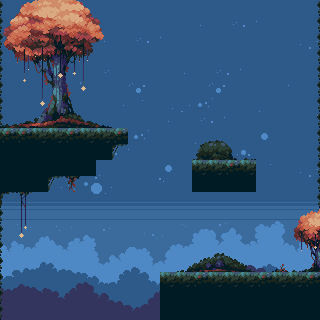

A level layout from a 2D game, rendered from its tile map. Below: a short description, then the map file with its tile-grid data intact:
An orthogonal 20x20 tile map with 16x16 px tiles, 5 tile layers (background-0, background-1, background-2, collision, ...), 5 tilesets.

<map version="1.9" tiledversion="1.9.2" orientation="orthogonal" renderorder="right-down" width="20" height="20" tilewidth="16" tileheight="16" infinite="0" nextlayerid="8" nextobjectid="1">
 <editorsettings>
  <export target="stage5.json" format="json" />
 </editorsettings>
 <tileset firstgid="1" name="stringstar" tilewidth="16" tileheight="16" tilecount="198" columns="18">
  <image source="../stringstar-fields/tileset.png" width="288" height="176" />
 </tileset>
 <tileset firstgid="199" name="background-0" tilewidth="16" tileheight="16" tilecount="198" columns="18">
  <image source="../stringstar-fields/background_0.png" width="288" height="180" />
 </tileset>
 <tileset firstgid="397" name="background-1" tilewidth="16" tileheight="16" tilecount="198" columns="18">
  <image source="../stringstar-fields/background_1.png" width="288" height="180" />
 </tileset>
 <tileset firstgid="595" name="background-2" tilewidth="16" tileheight="16" tilecount="198" columns="18">
  <image source="../stringstar-fields/background_2.png" width="288" height="180" />
 </tileset>
 <tileset firstgid="793" name="gnome" tilewidth="16" tileheight="16" tilecount="12" columns="3">
  <image source="../gnome.png" width="48" height="64" />
 </tileset>
 <group id="4" name="background">
  <layer id="1" name="background-0" width="20" height="20">
   <data encoding="csv">
199,199,199,199,199,199,199,199,199,199,199,199,199,199,199,199,199,199,199,199,
199,200,201,202,199,199,199,199,199,199,199,202,203,204,205,206,207,208,199,200,
217,218,219,220,199,202,203,204,205,206,207,208,199,199,199,199,199,199,217,218,
235,236,237,238,199,199,199,199,199,199,199,199,199,199,199,199,199,199,235,236,
199,200,201,202,203,204,205,199,200,201,202,203,204,205,206,207,208,209,210,211,
207,208,209,210,211,245,246,247,248,249,250,251,252,248,249,250,251,252,207,208,
207,208,209,210,211,230,231,232,233,234,217,218,219,220,221,222,223,224,225,226,
225,226,227,228,229,208,199,200,201,202,203,204,205,206,207,208,209,210,211,212,
243,244,245,246,247,226,217,218,219,220,221,222,223,224,225,226,227,228,229,230,
199,200,201,202,203,204,205,206,207,208,209,210,199,200,213,214,215,216,199,200,
217,218,219,220,221,222,223,224,225,226,227,228,217,218,231,232,233,234,217,218,
235,236,237,238,239,240,241,242,243,244,245,246,235,236,249,250,251,252,235,236,
253,254,255,256,257,258,259,260,261,262,263,264,265,266,267,268,269,270,253,254,
271,272,273,274,275,276,277,278,279,280,281,282,283,284,285,286,287,288,271,272,
289,290,291,292,293,294,295,296,297,298,299,300,301,302,303,304,305,306,289,290,
307,308,309,310,311,312,313,314,315,316,317,318,319,320,321,322,323,324,307,308,
325,326,327,328,329,330,331,332,333,334,335,336,337,338,339,340,341,342,325,326,
343,344,345,346,347,348,349,350,351,352,353,354,355,356,357,358,359,360,343,344,
361,362,363,364,365,366,367,368,369,370,371,372,373,374,375,376,377,378,361,362,
379,380,381,382,383,384,385,386,387,388,389,390,391,392,393,394,395,396,379,380
</data>
  </layer>
  <layer id="2" name="background-1" width="20" height="20">
   <data encoding="csv">
0,0,0,0,0,0,0,0,0,0,0,0,0,0,0,0,0,0,0,0,
0,0,0,0,0,0,0,0,0,0,0,0,0,0,0,0,0,0,0,0,
0,0,0,0,0,0,0,0,0,0,0,0,0,0,0,0,0,0,0,0,
0,0,0,0,0,0,0,0,0,0,0,0,0,0,0,0,0,0,0,0,
0,0,0,0,0,0,0,0,0,0,0,0,0,0,0,0,0,0,0,0,
0,0,0,0,0,0,0,0,0,0,0,0,0,0,0,0,0,0,0,0,
0,0,0,0,0,0,0,0,0,0,0,0,0,0,0,0,0,0,0,0,
0,0,0,0,0,0,0,0,0,0,0,0,0,0,0,0,0,0,0,0,
0,0,0,0,0,0,0,0,0,0,0,0,0,0,0,0,0,0,0,0,
0,0,0,0,0,0,0,0,0,0,0,0,0,0,0,0,0,0,0,0,
0,0,0,0,0,0,0,0,0,0,0,0,0,0,0,0,0,0,0,0,
0,0,0,0,0,0,0,0,0,0,0,0,0,0,0,0,0,0,0,0,
0,0,0,0,0,0,0,0,0,0,0,0,0,0,0,0,0,0,0,0,
0,0,0,0,0,0,0,0,0,0,0,0,0,0,0,0,0,0,0,0,
0,0,0,0,0,0,0,0,0,0,0,0,0,0,0,0,0,0,0,0,
505,506,507,508,509,510,511,512,513,514,515,516,517,518,519,520,521,522,505,506,
523,524,525,526,527,528,529,530,531,532,533,534,535,536,537,538,539,540,523,524,
541,542,543,544,545,546,547,548,549,550,551,552,553,554,555,556,557,558,541,542,
559,560,561,562,563,564,565,566,567,568,569,570,571,572,573,574,575,576,559,560,
577,578,579,580,581,582,583,584,585,586,587,588,589,590,591,592,593,594,577,578
</data>
  </layer>
  <layer id="3" name="background-2" width="20" height="20">
   <data encoding="csv">
0,0,0,0,0,0,0,0,0,0,0,0,0,0,0,0,0,0,0,0,
0,0,0,0,0,0,0,0,0,0,0,0,0,0,0,0,0,0,0,0,
0,0,0,0,0,0,0,0,0,0,0,0,0,0,0,0,0,0,0,0,
0,0,0,0,0,0,0,0,0,0,0,0,0,0,0,0,0,0,0,0,
0,0,0,0,0,0,0,0,0,0,0,0,0,0,0,0,0,0,0,0,
0,0,0,0,0,0,0,0,0,0,0,0,0,0,0,0,0,0,0,0,
0,0,0,0,0,0,0,0,0,0,0,0,0,0,0,0,0,0,0,0,
0,0,0,0,0,0,0,0,0,0,0,0,0,0,0,0,0,0,0,0,
0,0,0,0,0,0,0,0,0,0,0,0,0,0,0,0,0,0,0,0,
0,0,0,0,0,0,0,0,0,0,0,0,0,0,0,0,0,0,0,0,
0,0,0,0,0,0,0,0,0,0,0,0,0,0,0,0,0,0,0,0,
0,0,0,0,0,0,0,0,0,0,0,0,0,0,0,0,0,0,0,0,
0,0,0,0,0,0,0,0,0,0,0,0,0,0,0,0,0,0,0,0,
0,0,0,0,0,0,0,0,0,0,0,0,0,0,0,0,0,0,0,0,
0,0,0,0,0,0,0,0,0,0,0,0,0,0,0,0,0,0,0,0,
703,704,705,706,707,708,709,710,711,712,713,714,715,716,717,718,719,720,703,704,
721,722,723,724,725,726,727,728,729,730,731,732,733,734,735,736,737,738,721,722,
739,740,741,742,743,744,745,746,747,748,749,750,751,752,753,754,755,756,739,740,
757,758,759,760,761,762,763,764,765,766,767,768,769,770,771,772,773,774,757,758,
775,776,777,778,779,780,781,782,783,784,785,786,787,788,789,790,791,792,775,776
</data>
  </layer>
 </group>
 <layer id="6" name="collision" width="20" height="20">
  <data encoding="csv">
3758096497,0,0,0,0,0,0,0,0,0,0,0,0,0,0,0,0,0,0,1610612849,
3758096497,0,0,0,0,0,0,0,0,0,0,0,0,0,0,0,0,0,0,1610612849,
3758096497,0,0,0,0,0,0,0,0,0,0,0,0,0,0,0,0,0,0,1610612849,
3758096497,0,0,0,0,0,0,0,0,0,0,0,0,0,0,0,0,0,0,1610612849,
3758096497,0,0,0,0,0,0,0,0,0,0,0,0,0,0,0,0,0,0,1610612849,
3758096497,0,0,0,0,0,0,0,0,0,0,0,0,0,0,0,0,0,0,1610612849,
3758096497,0,0,0,0,0,0,0,0,0,0,0,0,0,0,0,0,0,0,1610612849,
3758096497,0,0,0,0,0,0,0,0,0,0,0,0,0,0,0,0,0,0,1610612849,
163,163,163,163,163,163,163,163,0,0,0,0,0,0,0,0,0,0,0,1610612849,
163,163,163,163,163,163,163,0,0,0,0,0,0,0,0,0,0,0,0,1610612849,
163,163,163,163,163,163,0,0,0,0,0,0,163,163,163,163,0,0,0,1610612849,
163,163,163,0,0,0,0,0,0,0,0,0,163,163,163,163,0,0,0,1610612849,
3758096497,0,0,0,0,0,0,0,0,0,0,0,0,0,0,0,0,0,0,1610612849,
3758096497,0,0,0,0,0,0,0,0,0,0,0,0,0,0,0,0,0,0,1610612849,
3758096497,0,0,0,0,0,0,0,0,0,0,0,0,0,0,0,0,0,0,1610612849,
3758096497,0,0,0,0,0,0,0,0,0,0,0,0,0,0,0,0,0,0,1610612849,
3758096497,0,0,0,0,0,0,0,0,0,0,0,0,0,0,0,0,0,0,1610612849,
3758096497,0,0,0,0,0,0,0,0,0,163,163,163,163,163,163,163,163,163,163,
3758096497,0,0,0,0,0,0,0,0,0,163,163,163,163,163,163,163,163,163,163,
3758096497,0,0,0,0,0,0,0,0,0,163,163,163,163,163,163,163,163,163,163
</data>
 </layer>
 <layer id="5" name="decs" width="20" height="20">
  <data encoding="csv">
30,31,32,33,34,35,36,0,0,0,0,0,0,0,0,0,0,0,0,0,
48,49,50,51,52,53,54,0,0,0,0,0,0,0,0,0,0,0,0,0,
66,67,68,69,70,71,72,0,0,0,0,0,0,0,0,0,0,0,0,0,
84,85,86,87,88,89,90,0,0,0,0,0,0,0,0,0,0,0,0,0,
102,103,104,105,106,107,108,0,0,0,0,0,0,0,0,0,0,0,0,0,
120,121,122,123,124,125,126,0,0,0,0,0,0,0,0,0,0,0,0,0,
138,139,140,141,142,143,144,0,0,0,0,0,0,0,0,0,0,0,0,0,
156,157,158,159,160,161,162,0,0,0,0,0,0,0,0,0,0,0,0,0,
172,172,171,171,172,171,171,172,0,0,0,0,98,99,100,0,0,0,0,0,
0,0,0,0,0,0,0,3221225569,0,0,0,0,116,117,118,145,0,0,0,0,
0,0,0,0,0,0,0,0,0,0,0,0,171,171,172,171,0,0,0,0,
0,0,0,3221225569,3221225546,0,0,0,0,0,0,0,0,0,0,0,0,0,0,0,
3221225568,39,0,0,0,0,0,0,0,0,0,0,0,0,0,0,0,0,0,0,
0,57,0,0,0,0,0,0,0,0,0,0,0,0,0,0,0,0,91,92,
0,75,0,0,0,0,0,0,0,0,0,0,0,0,0,0,0,0,109,110,
0,0,0,0,0,0,0,0,0,0,0,131,132,133,134,135,0,0,127,128,
0,0,0,0,0,0,0,0,0,0,0,149,150,151,152,153,0,136,145,146,
0,0,0,0,0,0,0,0,0,0,171,171,172,171,171,171,172,171,171,172,
0,0,0,0,0,0,0,0,0,0,0,0,0,0,0,0,0,0,0,0,
0,0,0,0,0,0,0,0,0,0,0,0,0,0,0,0,0,0,0,0
</data>
 </layer>
</map>
